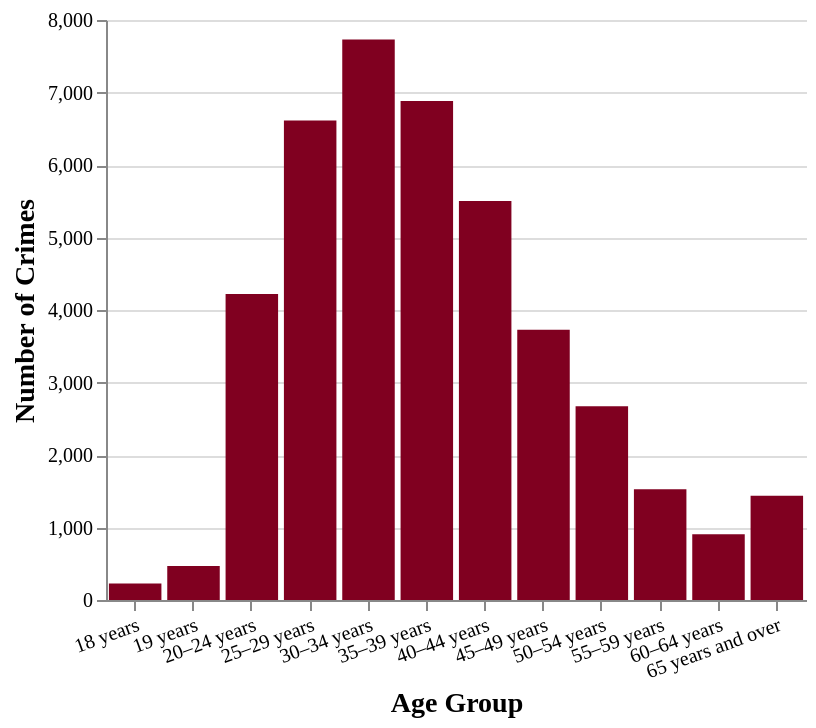

Describe this chart as a Vega-Lite specification.
### Vega-Lite specification from a JSON file in a GitHub repository (floating-point values rounded to 4 significant figures)
{"$schema": "https://vega.github.io/schema/vega-lite/v5.json", "width": 350, "height": 290, "title": "", "data": {"values": [{"Age": "18 years", "Crimes": 227}, {"Age": "19 years", "Crimes": 470}, {"Age": "20–24 years", "Crimes": 4221}, {"Age": "25–29 years", "Crimes": 6614}, {"Age": "30–34 years", "Crimes": 7730}, {"Age": "35–39 years", "Crimes": 6882}, {"Age": "40–44 years", "Crimes": 5502}, {"Age": "45–49 years", "Crimes": 3727}, {"Age": "50–54 years", "Crimes": 2673}, {"Age": "55–59 years", "Crimes": 1528}, {"Age": "60–64 years", "Crimes": 907}, {"Age": "65 years and over", "Crimes": 1437}]}, "mark": {"type": "bar", "color": "#800020"}, "encoding": {"x": {"field": "Age", "type": "ordinal", "title": "Age Group", "axis": {"labelAngle": -20}}, "y": {"field": "Crimes", "type": "quantitative", "title": "Number of Crimes"}, "tooltip": [{"field": "Age", "type": "ordinal", "title": "Age Group"}, {"field": "Crimes", "type": "quantitative", "title": "Crimes"}]}, "config": {"style": {"cell": {"stroke": "transparent"}}, "font": "Verdana", "title": {"fontSize": 17}, "axis": {"titleFontSize": 14}, "legend": {"titleFontSize": 16}}}
